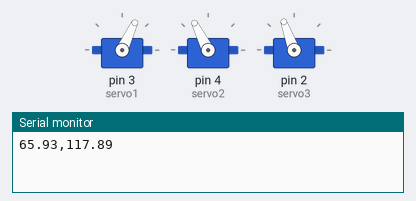
A sketch run on a simulated Arduino Uno, built with avr-gcc and run on an emulated ATmega328P. Shown: 3 × servo, the last lines printed to the serial monitor.

Above: at 0.05 s.
At 1.25 s:
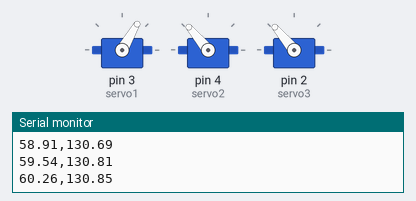
At 2.5 s:
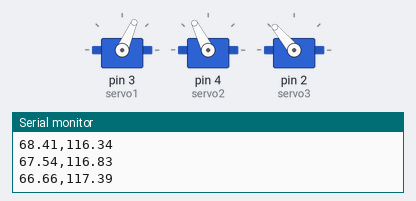
Timing chart, 0 to 7.0 s (numbered marks = the images above):
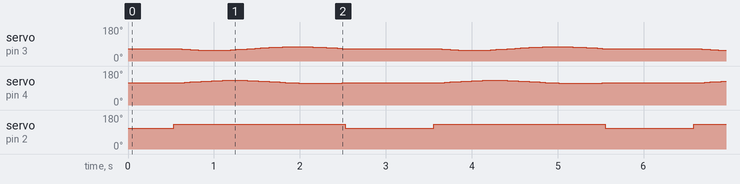

The sketch:

basicsIK.ino
```cpp
#include <Servo.h>

Servo servo1;
Servo servo2;
Servo servo3;
double l1 = 73;
double l2 = 100;
double theta1;
double theta2;
double c2;
double s2;
int writingposition = 130;
int idleposition = 110;

void setup () {
  Serial.begin(9600);
  servo1.attach(3,544,2400);
  servo2.attach(4,544,2400);
  servo3.attach(2,544,2400);
  servo3.write(idleposition);
}

void loop () {
  //line(-90,-60,50);
  circle();
  servo3.write(idleposition);
  delay(500);
}

void getAngles(float Px, float Py) {
  // first find theta2 where c2 = cos(theta2) and s2 = sin(theta2)
  c2 = (pow(Px,2) + pow(Py,2) - pow(l1,2) - pow(l2,2))/(2*l1*l2); //is btwn -1 and 1
  s2 = sqrt(1 - pow(c2,2));  //sqrt can be + or -, and each corresponds to a different orientation
  theta2 = degrees(atan2(s2,c2));  // solves for the angle in degrees and places in correct quadrant
  theta1 = degrees(atan2(-l2*s2*Px + (l1 +  l2*c2)*Py, \
                         (l1 + l2*c2)*Px + l2*s2*Py));
}

void line(int low, int high, int constY) {
  getAngles(low, constY);
  moveArms();
  delay(500);
  servo3.write(writingposition);
  for(int x=low; x<high; x++) {
    getAngles(x, constY);
    moveArms();
  }
  /* for(int x=high; x>low; x--) { */
  /*   getAngles(x, constY); */
  /*   moveArms(); */
  /* } */
}

void moveArms() {
  Serial.print(theta1);
  Serial.print(",");
  Serial.println(theta2);
  servo1.write(theta1);
  servo2.write(theta2);
  delay(30);
}

void circle()
{
  float RADIUS = 10.0;
  //float angle = 0;
  float xaxis,yaxis,i;
  getAngles(-70, 60);
  moveArms();
  delay(500);
  servo3.write(writingposition);
  for (i = 0; i < 2 * 3.1416; i += .1) {
    xaxis = -70 + sin(i) * RADIUS;
    yaxis = 50 + cos(i) * RADIUS;
    getAngles(xaxis, yaxis);
    moveArms();
  }
}
```

Measured:
- by itself, servo on pin 2 (servo3): alternates 130° for 2.0 s and 110° for 1.0 s
